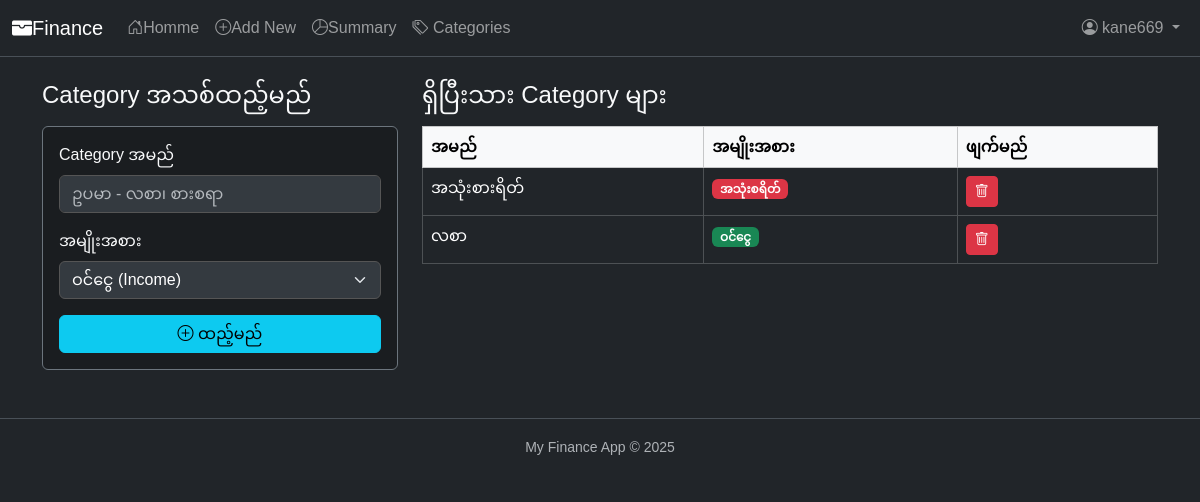
The app's page /categories (signed in), older data.
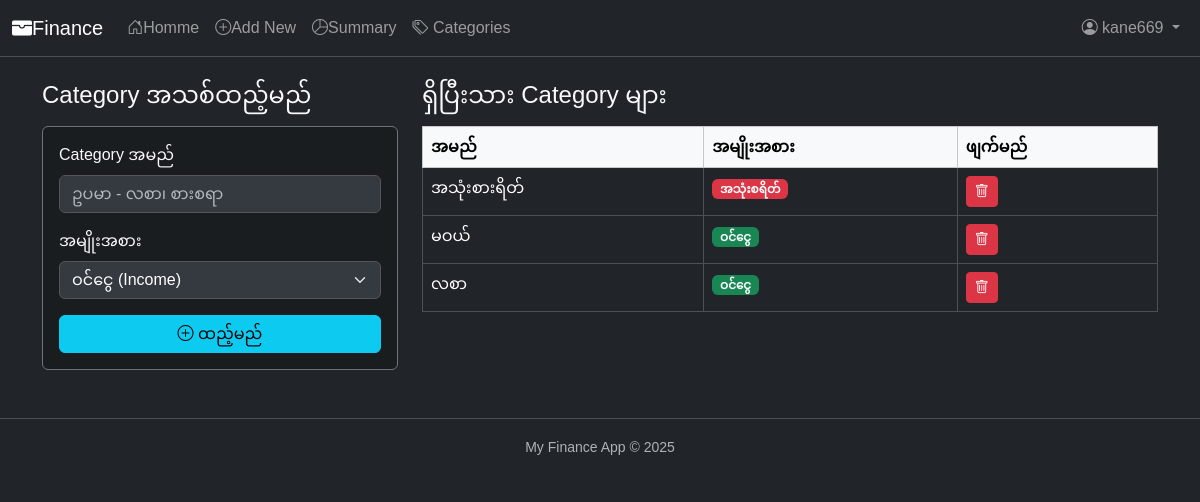
The same page, newer data.
### tables this page shows
CREATE TABLE categories (
        id INTEGER PRIMARY KEY AUTOINCREMENT,
        name TEXT NOT NULL,
        type TEXT NOT NULL
    );

### app.py (the view, shortened to what this page needs)
@app.route("/categories", methods=["GET", "POST"])
def categories():
    if not is_logged_in():
        return redirect(url_for("login"))
    db = get_db()
    cats = db.execute("SELECT * FROM categories ORDER BY type, name").fetchall()
    return render_template("categories.html", categories=cats)

### app.py (called while the page is built)
def is_logged_in():
    return "user_id" in session

### database.py (called while the page is built)
def get_db():
    conn = sqlite3.connect("finance.db")
    conn.row_factory = sqlite3.Row
    return conn

### templates/categories.html (shortened to what this page needs)
{% extends "layout.html" %}
{% block content %}
<div class="row">
    <div class="col-md-4">
        <h4 class="mb-3">Category အသစ်ထည့်မည်</h4>
        <form method="POST" class="card card-body bg-dark-subtle text-light border-secondary">
            <div class="mb-3">
                <label for="name" class="form-label">Category အမည်</label>
                <input name="name" id="name" placeholder="ဥပမာ - လစာ၊ စားစရာ" class="form-control" required>
            </div>
            <div class="mb-3">
                <label for="type" class="form-label">အမျိုးအစား</label>
                <select name="type" id="type" class="form-select" required>
                    <option value="income">ဝင်ငွေ (Income)</option>
                </select>
            </div>
            <button type="submit" class="btn btn-info"><i class="bi bi-plus-circle"></i> ထည့်မည်</button>
        </form>
    </div>
    <div class="col-md-8">
        <h4 class="mb-3">ရှိပြီးသား Category များ</h4>
        <table class="table table-dark table-bordered table-hover">
            <thead class="table-light">
                <tr>
                    <th>အမည်</th>
                    <th>အမျိုးအစား</th>
                    <th>ဖျက်မည်</th>
                </tr>
            </thead>
            <tbody>
                {% for c in categories %}
                <tr>
                    <td>{{ c.name }}</td>
                    <td>
                        {% if c.type == 'income' %}
                            <span class="badge text-bg-success">ဝင်ငွေ</span>
                        {% else %}
                            <span class="badge text-bg-danger">အသုံးစရိတ်</span>
                        {% endif %}
                    </td>
                    <td>
                        <a href="{{ url_for('delete_category', id=c.id) }}" class="btn btn-danger btn-sm" onclick="return confirm('ဒီ category ကို ဖျက်မှာ သေချာလား?')">
                            <i class="bi bi-trash"></i>
                        </a>
                    </td>
                </tr>
                {% else %}
                <tr>
                    <td colspan="3" class="text-center">Category များ မရှိသေးပါ။</td>
                </tr>
                {% endfor %}
            </tbody>
        </table>
    </div>
</div>
{% endblock %}

### templates/layout.html (shortened to what this page needs)
<!DOCTYPE html>
<html lang="my" data-bs-theme="dark">
<head>
    <link href="https://cdn.jsdelivr.net/npm/bootstrap@5.3.3/dist/css/bootstrap.min.css" rel="stylesheet">
    <link rel="stylesheet" href="https://cdn.jsdelivr.net/npm/bootstrap-icons@1.11.3/font/bootstrap-icons.min.css">
    <link rel="stylesheet" href="{{ url_for('static', filename='style.css') }}">
</head>
<body class="bg-dark text-light">
    <nav class="navbar navbar-expand-lg navbar-dark bg-dark border-bottom sticky-top">
        <div class="container-fluid">
            <a class="navbar-brand" href="{{ url_for('index') }}"><i class="bi bi-wallet-fill"></i>Finance</a>
            <div class="collapse navbar-collapse" id="navbarNav">
                <ul class="navbar-nav me-auto mb-2 mb-lg-0">
                    <li class="nav-item">
                        <a class="nav-link" href="{{ url_for('index') }}"><i class="bi bi-house-door"></i>Homme</a>
                    </li>
                    <li class="nav-item">
                        <a class="nav-link" href="{{ url_for('add') }}"><i class="bi bi-plus-circle"></i>Add New</a>
                    </li>
                    <li class="nav-item">
                        <a class="nav-link" href="{{ url_for('summary') }}"><i class="bi bi-pie-chart"></i>Summary</a>
                    </li>
                    <li class="nav-item">
                        <a class="nav-link" href="{{ url_for('categories') }}"><i class="bi bi-tags"></i> Categories</a>
                    </li>
                </ul>
                <ul class="navbar-nav ms-auto">
                    {% if session.username %}
                        <li class="nav-item dropdown">
                            <a class="nav-link dropdown-toggle" href="#" role="button" data-bs-toggle="dropdown" aria-expanded="false">
                                <i class="bi bi-person-circle"></i> {{ session.username }}
                            </a>
                        </li>
                    {% else %}
                        <li class="nav-item">
                            <a class="nav-link" href="{{ url_for('login') }}">Login</a>
                        </li>
                    {% endif %}
                </ul>
            </div>
        </div>
    </nav>
    <main class="container py-4">
        {% block content %}{% endblock %}
    </main>
    <footer class="text-center text-muted py-3 mt-4 border-top">
        <small>My Finance App &copy; 2025</small>
    </footer>
</body>
</html>

### static/style.css (style rules this page uses)
* { margin: o; padding: o; box-sizing: border-box; scroll-behavior: smooth; }
body { font-family: Arial, sans-serif; }
.form-select, .form-control { background-color: #343a40; color: #fff; border-color: #555; }
.card { border: 1px solid #444; }

Row changes from the older to the newer data that the page shows:
added categories: name "မဝယ်", type "ဝင်ငွေ"
